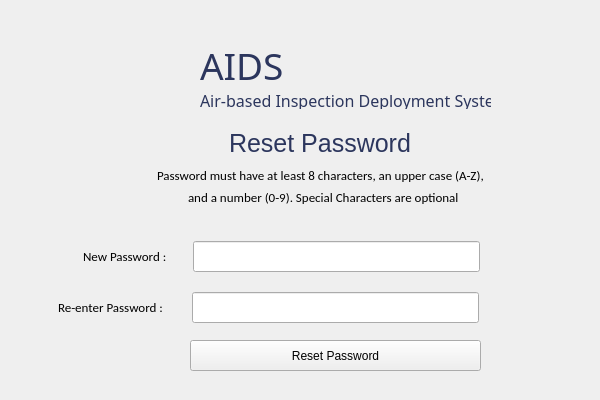
<?xml version="1.0" encoding="UTF-8"?>
<ui version="4.0">
 <class>MainWindow</class>
 <widget class="QMainWindow" name="MainWindow">
  <property name="geometry">
   <rect>
    <x>0</x>
    <y>0</y>
    <width>600</width>
    <height>400</height>
   </rect>
  </property>
  <property name="minimumSize">
   <size>
    <width>600</width>
    <height>400</height>
   </size>
  </property>
  <property name="maximumSize">
   <size>
    <width>600</width>
    <height>400</height>
   </size>
  </property>
  <property name="windowTitle">
   <string>AIDS – Reset Password</string>
  </property>
  <property name="windowIcon">
   <iconset>
    <normaloff>../Resources/logo_svg.svg</normaloff>../Resources/logo_svg.svg</iconset>
  </property>
  <widget class="QWidget" name="centralwidget">
   <widget class="QLabel" name="label">
    <property name="geometry">
     <rect>
      <x>150</x>
      <y>160</y>
      <width>361</width>
      <height>41</height>
     </rect>
    </property>
    <property name="font">
     <font>
      <family>Calibri</family>
      <pointsize>10</pointsize>
     </font>
    </property>
    <property name="styleSheet">
     <string notr="true">padding-left:4px;
padding-bottom:10px;</string>
    </property>
    <property name="text">
     <string>Password must have at least 8 characters, an upper case (A-Z),</string>
    </property>
   </widget>
   <widget class="QLabel" name="label_2">
    <property name="geometry">
     <rect>
      <x>180</x>
      <y>190</y>
      <width>301</width>
      <height>21</height>
     </rect>
    </property>
    <property name="font">
     <font>
      <family>Calibri</family>
      <pointsize>10</pointsize>
     </font>
    </property>
    <property name="styleSheet">
     <string notr="true">padding-bottom:6px;
padding-left:5px;</string>
    </property>
    <property name="text">
     <string>and a number (0-9). Special Characters are optional</string>
    </property>
   </widget>
   <widget class="QLabel" name="lbl_error">
    <property name="geometry">
     <rect>
      <x>190</x>
      <y>220</y>
      <width>291</width>
      <height>21</height>
     </rect>
    </property>
    <property name="font">
     <font>
      <family>Calibri</family>
      <pointsize>9</pointsize>
     </font>
    </property>
    <property name="styleSheet">
     <string notr="true">padding-bottom:7 rem;</string>
    </property>
    <property name="text">
     <string/>
    </property>
    <property name="alignment">
     <set>Qt::AlignCenter</set>
    </property>
   </widget>
   <widget class="QPushButton" name="btnReset">
    <property name="geometry">
     <rect>
      <x>190</x>
      <y>340</y>
      <width>291</width>
      <height>31</height>
     </rect>
    </property>
    <property name="styleSheet">
     <string notr="true">outline: none;</string>
    </property>
    <property name="text">
     <string>Reset Password</string>
    </property>
   </widget>
   <widget class="QLabel" name="lbl_verification_2">
    <property name="geometry">
     <rect>
      <x>210</x>
      <y>120</y>
      <width>211</width>
      <height>51</height>
     </rect>
    </property>
    <property name="font">
     <font>
      <family>Helvetica</family>
      <pointsize>19</pointsize>
     </font>
    </property>
    <property name="styleSheet">
     <string notr="true">padding-left:13px;
padding-bottom: 4px;</string>
    </property>
    <property name="text">
     <string>&lt;html&gt;&lt;head/&gt;&lt;body&gt;&lt;p&gt;&lt;span style=&quot; color:#2c365d;&quot;&gt;Reset Password&lt;/span&gt;&lt;/p&gt;&lt;/body&gt;&lt;/html&gt;</string>
    </property>
   </widget>
   <widget class="QLabel" name="app_logo">
    <property name="geometry">
     <rect>
      <x>70</x>
      <y>20</y>
      <width>135</width>
      <height>114</height>
     </rect>
    </property>
    <property name="text">
     <string/>
    </property>
    <property name="pixmap">
     <pixmap>../Resources/aids_logo.png</pixmap>
    </property>
    <property name="alignment">
     <set>Qt::AlignCenter</set>
    </property>
   </widget>
   <widget class="QWidget" name="layoutWidget">
    <property name="geometry">
     <rect>
      <x>200</x>
      <y>40</y>
      <width>293</width>
      <height>71</height>
     </rect>
    </property>
    <layout class="QVBoxLayout" name="verticalLayout">
     <item>
      <widget class="QLabel" name="aids_logo">
       <property name="minimumSize">
        <size>
         <width>291</width>
         <height>43</height>
        </size>
       </property>
       <property name="maximumSize">
        <size>
         <width>291</width>
         <height>43</height>
        </size>
       </property>
       <property name="font">
        <font>
         <family>Audiowide</family>
         <pointsize>28</pointsize>
         <kerning>true</kerning>
        </font>
       </property>
       <property name="text">
        <string>&lt;html&gt;&lt;head/&gt;&lt;body&gt;&lt;p&gt;&lt;span style=&quot; color:#2c365d;&quot;&gt;AIDS&lt;/span&gt;&lt;/p&gt;&lt;/body&gt;&lt;/html&gt;</string>
       </property>
      </widget>
     </item>
     <item>
      <widget class="QLabel" name="app_name">
       <property name="minimumSize">
        <size>
         <width>291</width>
         <height>20</height>
        </size>
       </property>
       <property name="maximumSize">
        <size>
         <width>291</width>
         <height>20</height>
        </size>
       </property>
       <property name="font">
        <font>
         <family>Barlow Medium</family>
         <pointsize>12</pointsize>
         <kerning>true</kerning>
        </font>
       </property>
       <property name="text">
        <string>&lt;html&gt;&lt;head/&gt;&lt;body&gt;&lt;p&gt;&lt;span style=&quot; color:#2c365d;&quot;&gt;Air-based Inspection Deployment System&lt;/span&gt;&lt;/p&gt;&lt;/body&gt;&lt;/html&gt;</string>
       </property>
      </widget>
     </item>
    </layout>
   </widget>
   <widget class="QWidget" name="layoutWidget">
    <property name="geometry">
     <rect>
      <x>83</x>
      <y>240</y>
      <width>401</width>
      <height>33</height>
     </rect>
    </property>
    <layout class="QHBoxLayout" name="horizontalLayout">
     <item>
      <widget class="QLabel" name="lbl_newpass">
       <property name="font">
        <font>
         <family>Calibri</family>
         <pointsize>10</pointsize>
        </font>
       </property>
       <property name="styleSheet">
        <string notr="true"/>
       </property>
       <property name="text">
        <string>New Password :</string>
       </property>
      </widget>
     </item>
     <item>
      <widget class="QLineEdit" name="txtNewPass">
       <property name="minimumSize">
        <size>
         <width>291</width>
         <height>31</height>
        </size>
       </property>
       <property name="maximumSize">
        <size>
         <width>291</width>
         <height>31</height>
        </size>
       </property>
       <property name="styleSheet">
        <string notr="true">margin-right:4px;
padding-left: 4px;
</string>
       </property>
       <property name="echoMode">
        <enum>QLineEdit::Password</enum>
       </property>
      </widget>
     </item>
    </layout>
   </widget>
   <widget class="QWidget" name="layoutWidget">
    <property name="geometry">
     <rect>
      <x>58</x>
      <y>291</y>
      <width>421</width>
      <height>33</height>
     </rect>
    </property>
    <layout class="QHBoxLayout" name="horizontalLayout_3">
     <item>
      <widget class="QLabel" name="lbl_confirmPass">
       <property name="font">
        <font>
         <family>Calibri</family>
         <pointsize>10</pointsize>
        </font>
       </property>
       <property name="styleSheet">
        <string notr="true"/>
       </property>
       <property name="text">
        <string>Re-enter Password :</string>
       </property>
      </widget>
     </item>
     <item>
      <widget class="QLineEdit" name="txtConfirmPass">
       <property name="minimumSize">
        <size>
         <width>291</width>
         <height>31</height>
        </size>
       </property>
       <property name="maximumSize">
        <size>
         <width>291</width>
         <height>31</height>
        </size>
       </property>
       <property name="styleSheet">
        <string notr="true">margin-left:4px;
padding-left: 4px;</string>
       </property>
       <property name="echoMode">
        <enum>QLineEdit::Password</enum>
       </property>
      </widget>
     </item>
    </layout>
   </widget>
  </widget>
 </widget>
 <tabstops>
  <tabstop>txtNewPass</tabstop>
  <tabstop>txtConfirmPass</tabstop>
  <tabstop>btnReset</tabstop>
 </tabstops>
 <resources/>
 <connections/>
</ui>
